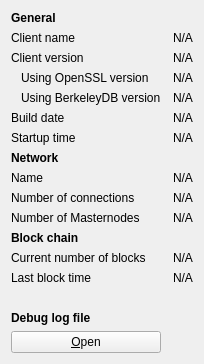
     <widget class="QWidget" name="tab_info">
      <attribute name="title">
       <string>&amp;Information</string>
      </attribute>
      <layout class="QGridLayout" name="gridLayout" columnstretch="0,0">
       <property name="horizontalSpacing">
        <number>12</number>
       </property>
       <item row="0" column="0">
        <widget class="QLabel" name="generalHeader">
         <property name="font">
          <font>
           <weight>75</weight>
           <bold>true</bold>
          </font>
         </property>
         <property name="text">
          <string>General</string>
         </property>
        </widget>
       </item>
       <item row="1" column="0">
        <widget class="QLabel" name="clientNameLabel">
         <property name="text">
          <string>Client name</string>
         </property>
        </widget>
       </item>
       <item row="1" column="1">
        <widget class="QLabel" name="clientName">
         <property name="cursor">
          <cursorShape>IBeamCursor</cursorShape>
         </property>
         <property name="text">
          <string>N/A</string>
         </property>
         <property name="textFormat">
          <enum>Qt::PlainText</enum>
         </property>
         <property name="textInteractionFlags">
          <set>Qt::LinksAccessibleByMouse|Qt::TextSelectableByKeyboard|Qt::TextSelectableByMouse</set>
         </property>
        </widget>
       </item>
       <item row="2" column="0">
        <widget class="QLabel" name="clientVersionLabel">
         <property name="text">
          <string>Client version</string>
         </property>
        </widget>
       </item>
       <item row="2" column="1">
        <widget class="QLabel" name="clientVersion">
         <property name="cursor">
          <cursorShape>IBeamCursor</cursorShape>
         </property>
         <property name="text">
          <string>N/A</string>
         </property>
         <property name="textFormat">
          <enum>Qt::PlainText</enum>
         </property>
         <property name="textInteractionFlags">
          <set>Qt::LinksAccessibleByMouse|Qt::TextSelectableByKeyboard|Qt::TextSelectableByMouse</set>
         </property>
        </widget>
       </item>
       <item row="3" column="0">
        <widget class="QLabel" name="openSSLVersionLabel">
         <property name="text">
          <string>Using OpenSSL version</string>
         </property>
         <property name="indent">
          <number>10</number>
         </property>
        </widget>
       </item>
       <item row="3" column="1">
        <widget class="QLabel" name="openSSLVersion">
         <property name="cursor">
          <cursorShape>IBeamCursor</cursorShape>
         </property>
         <property name="text">
          <string>N/A</string>
         </property>
         <property name="textFormat">
          <enum>Qt::PlainText</enum>
         </property>
         <property name="textInteractionFlags">
          <set>Qt::LinksAccessibleByMouse|Qt::TextSelectableByKeyboard|Qt::TextSelectableByMouse</set>
         </property>
        </widget>
       </item>
       <item row="4" column="0">
        <widget class="QLabel" name="berkeleyDBVersionLabel">
         <property name="text">
          <string>Using BerkeleyDB version</string>
         </property>
         <property name="indent">
          <number>10</number>
         </property>
        </widget>
       </item>
       <item row="4" column="1">
        <widget class="QLabel" name="berkeleyDBVersion">
         <property name="cursor">
          <cursorShape>IBeamCursor</cursorShape>
         </property>
         <property name="text">
          <string>N/A</string>
         </property>
         <property name="textFormat">
          <enum>Qt::PlainText</enum>
         </property>
         <property name="textInteractionFlags">
          <set>Qt::LinksAccessibleByMouse|Qt::TextSelectableByKeyboard|Qt::TextSelectableByMouse</set>
         </property>
        </widget>
       </item>
       <item row="5" column="0">
        <widget class="QLabel" name="buildDateLabel">
         <property name="text">
          <string>Build date</string>
         </property>
        </widget>
       </item>
       <item row="5" column="1">
        <widget class="QLabel" name="buildDate">
         <property name="cursor">
          <cursorShape>IBeamCursor</cursorShape>
         </property>
         <property name="text">
          <string>N/A</string>
         </property>
         <property name="textFormat">
          <enum>Qt::PlainText</enum>
         </property>
         <property name="textInteractionFlags">
          <set>Qt::LinksAccessibleByMouse|Qt::TextSelectableByKeyboard|Qt::TextSelectableByMouse</set>
         </property>
        </widget>
       </item>
       <item row="6" column="0">
        <widget class="QLabel" name="startupTimeLabel">
         <property name="text">
          <string>Startup time</string>
         </property>
        </widget>
       </item>
       <item row="6" column="1">
        <widget class="QLabel" name="startupTime">
         <property name="cursor">
          <cursorShape>IBeamCursor</cursorShape>
         </property>
         <property name="text">
          <string>N/A</string>
         </property>
         <property name="textFormat">
          <enum>Qt::PlainText</enum>
         </property>
         <property name="textInteractionFlags">
          <set>Qt::LinksAccessibleByMouse|Qt::TextSelectableByKeyboard|Qt::TextSelectableByMouse</set>
         </property>
        </widget>
       </item>
       <item row="7" column="0">
        <widget class="QLabel" name="networkHeader">
         <property name="font">
          <font>
           <weight>75</weight>
           <bold>true</bold>
          </font>
         </property>
         <property name="text">
          <string>Network</string>
         </property>
        </widget>
       </item>
       <item row="8" column="0">
        <widget class="QLabel" name="networkNameLabel">
         <property name="text">
          <string>Name</string>
         </property>
        </widget>
       </item>
       <item row="8" column="1">
        <widget class="QLabel" name="networkName">
         <property name="cursor">
          <cursorShape>IBeamCursor</cursorShape>
         </property>
         <property name="text">
          <string>N/A</string>
         </property>
         <property name="textFormat">
          <enum>Qt::PlainText</enum>
         </property>
         <property name="textInteractionFlags">
          <set>Qt::LinksAccessibleByMouse|Qt::TextSelectableByKeyboard|Qt::TextSelectableByMouse</set>
         </property>
        </widget>
       </item>
       <item row="9" column="0">
        <widget class="QLabel" name="numberOfConnectionsLabel">
         <property name="text">
          <string>Number of connections</string>
         </property>
        </widget>
       </item>
       <item row="9" column="1">
        <widget class="QLabel" name="numberOfConnections">
         <property name="cursor">
          <cursorShape>IBeamCursor</cursorShape>
         </property>
         <property name="text">
          <string>N/A</string>
         </property>
         <property name="textFormat">
          <enum>Qt::PlainText</enum>
         </property>
         <property name="textInteractionFlags">
          <set>Qt::LinksAccessibleByMouse|Qt::TextSelectableByKeyboard|Qt::TextSelectableByMouse</set>
         </property>
        </widget>
       </item>
       <item row="10" column="0">
        <widget class="QLabel" name="masternodeCountLabel">
         <property name="text">
          <string>Number of Masternodes</string>
         </property>
        </widget>
       </item>
       <item row="10" column="1">
        <widget class="QLabel" name="masternodeCount">
         <property name="cursor">
          <cursorShape>IBeamCursor</cursorShape>
         </property>
         <property name="text">
          <string>N/A</string>
         </property>
         <property name="textFormat">
          <enum>Qt::PlainText</enum>
         </property>
         <property name="textInteractionFlags">
          <set>Qt::LinksAccessibleByMouse|Qt::TextSelectableByKeyboard|Qt::TextSelectableByMouse</set>
         </property>
        </widget>
       </item>
       <item row="11" column="0">
        <widget class="QLabel" name="blockchainHeader">
         <property name="font">
          <font>
           <weight>75</weight>
           <bold>true</bold>
          </font>
         </property>
         <property name="text">
          <string>Block chain</string>
         </property>
        </widget>
       </item>
       <item row="12" column="0">
        <widget class="QLabel" name="numberOfBlocksLabel">
         <property name="text">
          <string>Current number of blocks</string>
         </property>
        </widget>
       </item>
       <item row="12" column="1">
        <widget class="QLabel" name="numberOfBlocks">
         <property name="cursor">
          <cursorShape>IBeamCursor</cursorShape>
         </property>
         <property name="text">
          <string>N/A</string>
         </property>
         <property name="textFormat">
          <enum>Qt::PlainText</enum>
         </property>
         <property name="textInteractionFlags">
          <set>Qt::LinksAccessibleByMouse|Qt::TextSelectableByKeyboard|Qt::TextSelectableByMouse</set>
         </property>
        </widget>
       </item>
       <item row="13" column="0">
        <widget class="QLabel" name="lastBlockTimeLabel">
         <property name="text">
          <string>Last block time</string>
         </property>
        </widget>
       </item>
       <item row="13" column="1">
        <widget class="QLabel" name="lastBlockTime">
         <property name="cursor">
          <cursorShape>IBeamCursor</cursorShape>
         </property>
         <property name="text">
          <string>N/A</string>
         </property>
         <property name="textFormat">
          <enum>Qt::PlainText</enum>
         </property>
         <property name="textInteractionFlags">
          <set>Qt::LinksAccessibleByMouse|Qt::TextSelectableByKeyboard|Qt::TextSelectableByMouse</set>
         </property>
        </widget>
       </item>
       <item row="14" column="0">
        <spacer name="verticalSpacer_2">
         <property name="orientation">
          <enum>Qt::Vertical</enum>
         </property>
         <property name="sizeHint" stdset="0">
          <size>
           <width>20</width>
           <height>20</height>
          </size>
         </property>
        </spacer>
       </item>
       <item row="15" column="0">
        <widget class="QLabel" name="debugLogFileHeader">
         <property name="font">
          <font>
           <weight>75</weight>
           <bold>true</bold>
          </font>
         </property>
         <property name="text">
          <string>Debug log file</string>
         </property>
        </widget>
       </item>
       <item row="16" column="0">
        <widget class="QPushButton" name="openDebugLogfileButton">
         <property name="toolTip">
          <string>Open the SUPERDOGE debug log file from the current data directory. This can take a few seconds for large log files.</string>
         </property>
         <property name="text">
          <string>&amp;Open</string>
         </property>
         <property name="autoDefault">
          <bool>false</bool>
         </property>
        </widget>
       </item>
      </layout>
     </widget>
